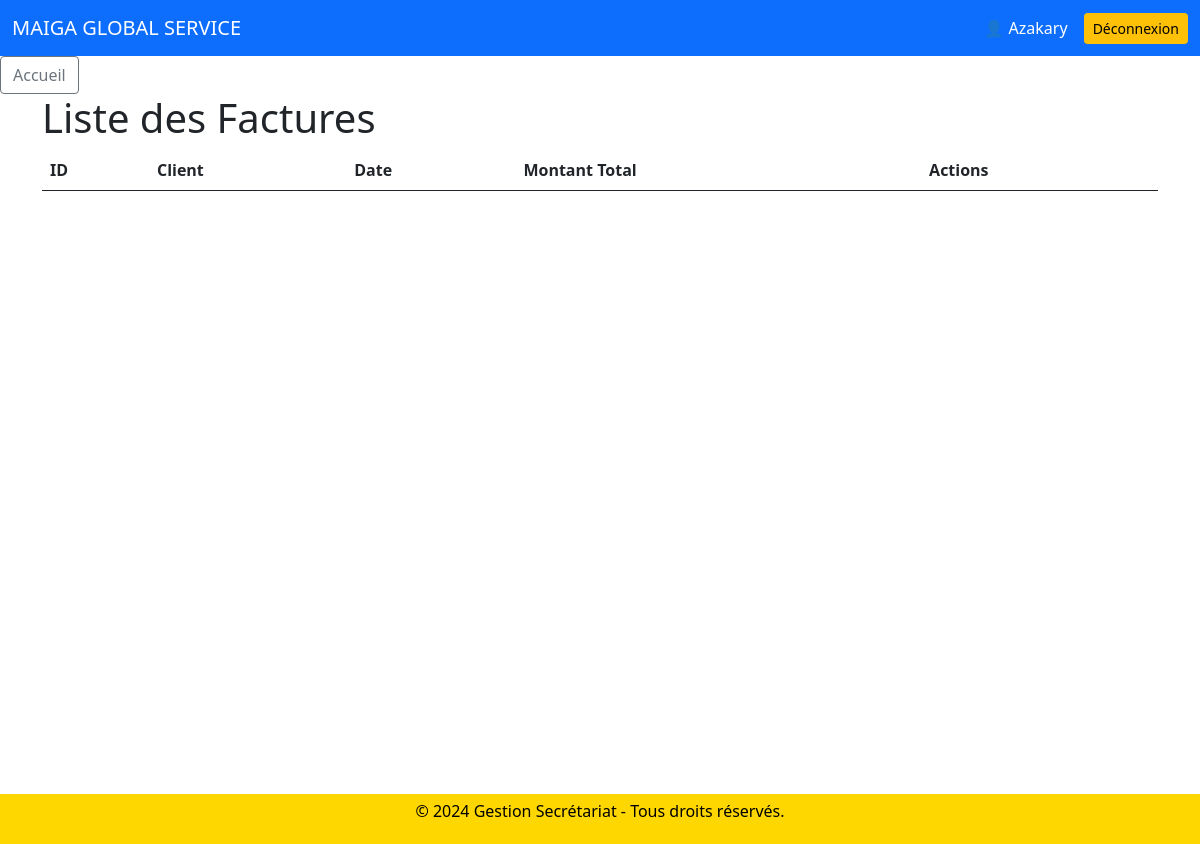
The page /factures/liste/ (signed in) on the database as committed earlier.
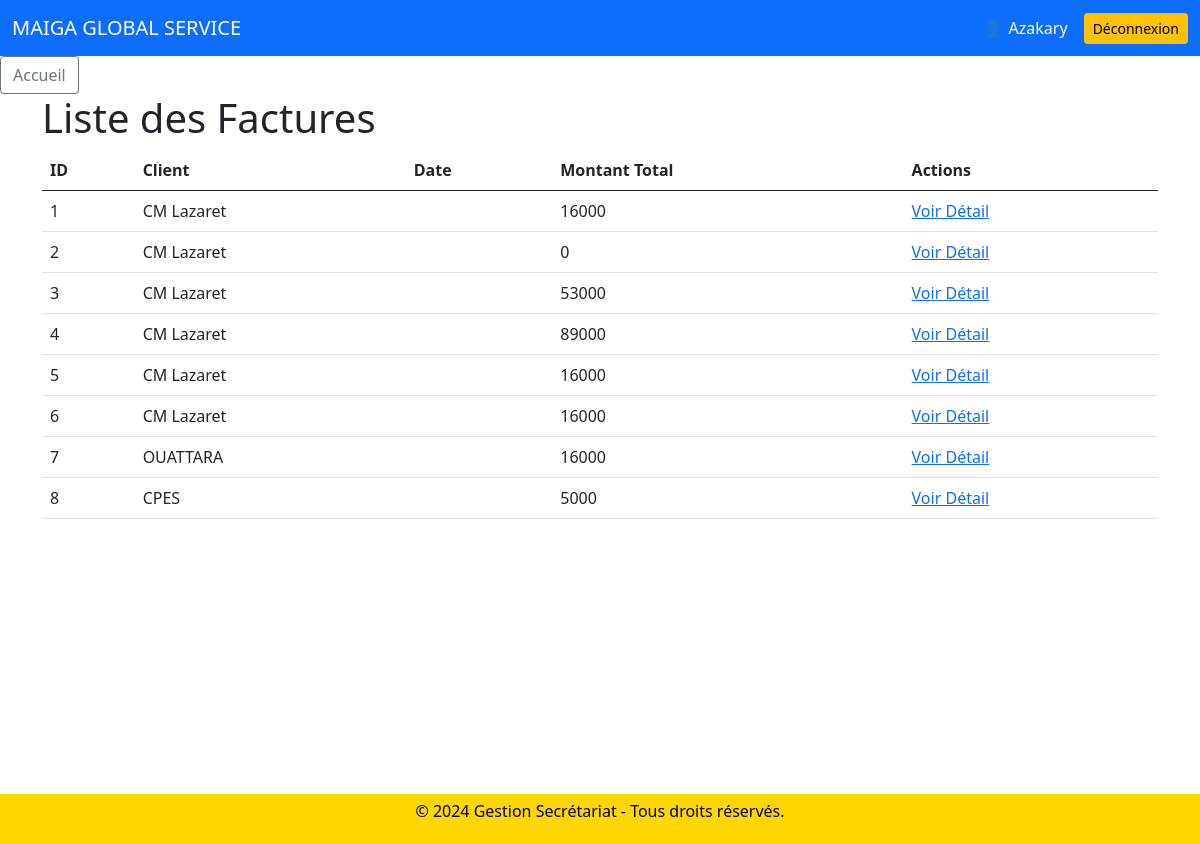
The same page on the database as committed later.
### factures/models.py (models this page shows, shortened)
class Facture(models.Model):
    client = models.ForeignKey(Client, on_delete=models.CASCADE, related_name="factures")
    date_emission = models.DateField(auto_now_add=True)
    montant_total = models.DecimalField(max_digits=10, decimal_places=2, default=0)

### clients/models.py (models this page shows, shortened)
class Client(models.Model):
    nom = models.CharField(max_length=100)
    prenom = models.CharField(max_length=50, null=True, blank=True)
    email = models.CharField(max_length=255, default="default@example.com")
    telephone = models.CharField(max_length=20)

### factures/views.py (the view)
# urls.py: path('liste/', views.liste_factures, name='liste_factures'),
def liste_factures(request):
    factures = Facture.objects.all()
    return render(request, 'factures/liste_factures.html', {'factures': factures})

### factures/templates/factures/liste_factures.html
{% extends 'home/base.html' %}
{% block content %}
<h1>Liste des Factures</h1>
<table class="table">
    <thead>
        <tr>
            <th>ID</th>
            <th>Client</th>
            <th>Date</th>
            <th>Montant Total</th>
            <th>Actions</th>
        </tr>
    </thead>
    <tbody>
        {% for facture in factures %}
        <tr>
            <td>{{ facture.id }}</td>
            <td>{{ facture.client.nom }}</td>
            <td>{{ facture.date }}</td>
            <td>{{ facture.montant_total| floatformat:0 }}</td>
            <td>
                <a href="{% url 'factures:facture_detail' facture.id %}">Voir Détail</a>
            </td>
        </tr>
        {% endfor %}
    </tbody>
</table>
{% endblock %}

Rows that differ between the two databases and show on the page:
added Facture: id "1", client.nom "CM Lazaret", montant_total "16000"
added Facture: id "2", client.nom "CM Lazaret", montant_total "0"
added Facture: id "3", client.nom "CM Lazaret", montant_total "53000"
added Facture: id "4", client.nom "CM Lazaret", montant_total "89000"
added Facture: id "5", client.nom "CM Lazaret", montant_total "16000"
added Facture: id "6", client.nom "CM Lazaret", montant_total "16000"
added Facture: id "7", client.nom "OUATTARA", montant_total "16000"
added Facture: id "8", client.nom "CPES", montant_total "5000"
